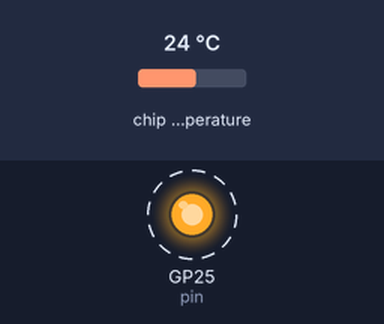
Recording of a program running on a simulated Raspberry Pi Pico running MicroPython. Shown: output pins drawn as LEDs (lit = HIGH). Dashed ring = blinking. Inputs (shaded band) come from the test bench; at power-on: chip temperature 24 °C. WiFi joins after 1.5 s; values from a settings file that is not in the repository are placeholders; web requests get an empty 200 reply after 0.4 s; a WiFi scan finds one network, HomeNet; what the program prints to the serial console is not drawn. At 5.1 s the program stops and its outputs stay as they are.

Above: at 0.06 s.
Timing chart, 0 to 3.0 s (numbered marks = the images above):
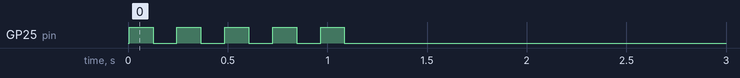

The program:

smoke_test.py
```python
"""Pico 2 W smoke test.

Walks the board through six stages and prints a pass/fail summary:

    1. identity   - firmware, chip, clock, RAM, filesystem
    2. led        - blink the onboard LED (visible proof of life)
    3. temp       - read the RP2350 internal temperature sensor
    4. wifi_scan  - prove the radio powers up and hears something
    5. wifi_join  - associate and get a DHCP lease
    6. net_io     - DNS + TCP + HTTP, end to end

Stages 4-6 need a `secrets.py` next to this file (see secrets.example.py).
Without it they report SKIP and the rest still runs, so the script is
useful before you've decided on credentials.

Run it without installing anything on the board:

    python tools/on_board.py smoke_test.py

Target the board by ID, not `connect auto` - auto grabs the first USB serial
device, which can be an attached CNC controller rather than the Pico. Run
`python -m mpremote devs` to list boards; Pico reports a 2e8a: vendor ID.

Note that `run` executes this file from your PC but imports resolve on the
board, so `secrets.py` does need to be copied over first.
"""

import binascii
import gc
import machine
import os
import sys
import time

# ADC channel 4 is the RP2350's on-die temperature sensor. Channels 0-2 are
# GP26-28; channel 3 is unavailable here because GP29 belongs to the WiFi SPI.
_TEMP_ADC_CHANNEL = 4

# Conversion from the RP2350 datasheet. Uncalibrated part-to-part, so treat
# the result as +/- a few degrees - it proves the ADC works, not much more.
_TEMP_V_AT_27C = 0.706
_TEMP_V_PER_DEGREE = 0.001721

_ADC_VREF = 3.3
_ADC_FULL_SCALE = 65535

_WIFI_JOIN_TIMEOUT_S = 20
_HTTP_HOST = "example.com"
_HTTP_TIMEOUT_S = 10

results = []


def stage(name, fn):
    """Run one stage, record its outcome, and keep going regardless."""
    print("\n=== {} ===".format(name))
    try:
        outcome = fn()
    except Exception as exc:  # noqa: BLE001 - a smoke test wants every failure
        print("  FAIL: {}: {}".format(type(exc).__name__, exc))
        results.append((name, "FAIL"))
        return None
    status, value = outcome if isinstance(outcome, tuple) else ("PASS", outcome)
    results.append((name, status))
    return value


def identity():
    uname = os.uname()
    print("  firmware:   {}".format(uname.version))
    print("  port:       {} / {}".format(uname.sysname, uname.machine))
    version = ".".join(str(n) for n in sys.implementation.version[:3])
    print("  python:     {}".format(version))
    print("  clock:      {:.1f} MHz".format(machine.freq() / 1000000))
    print("  unique id:  {}".format(binascii.hexlify(machine.unique_id()).decode()))

    gc.collect()
    free = gc.mem_free()
    used = gc.mem_alloc()
    print("  heap:       {} B free of {} B".format(free, free + used))

    stat = os.statvfs("/")
    block_size, total_blocks, free_blocks = stat[0], stat[2], stat[3]
    print(
        "  filesystem: {} KB free of {} KB".format(
            block_size * free_blocks // 1024, block_size * total_blocks // 1024
        )
    )
    return True


def led():
    # On the Pico 2 W the LED hangs off the CYW43 radio chip, not an RP2350
    # GPIO - so it is Pin("LED"), never Pin(25). That difference is the single
    # most common reason a copied Pico tutorial does nothing on a W board.
    pin = machine.Pin("LED", machine.Pin.OUT)
    print("  blinking 5x on Pin('LED')...")
    for _ in range(5):
        pin.on()
        time.sleep_ms(120)
        pin.off()
        time.sleep_ms(120)
    print("  done - did you see it?")
    return True


def temp():
    adc = machine.ADC(_TEMP_ADC_CHANNEL)
    raw = adc.read_u16()
    volts = raw * _ADC_VREF / _ADC_FULL_SCALE
    celsius = 27 - (volts - _TEMP_V_AT_27C) / _TEMP_V_PER_DEGREE
    print("  raw: {}  ->  {:.2f} V  ->  {:.1f} C".format(raw, volts, celsius))

    # A dead or misread sensor pins to a rail; anything in this window means
    # the ADC path is genuinely alive.
    if not -20 < celsius < 120:
        return "FAIL", celsius
    return celsius


def _load_secrets():
    try:
        import secrets
    except ImportError:
        return None
    return secrets


def _wlan():
    import network

    wlan = network.WLAN(network.STA_IF)
    wlan.active(True)
    return wlan


def wifi_scan():
    if _load_secrets() is None:
        print("  SKIP: no secrets.py on the board")
        return "SKIP", None

    wlan = _wlan()
    networks = wlan.scan()
    print("  found {} network(s):".format(len(networks)))
    # scan() yields (ssid, bssid, channel, rssi, security, hidden)
    for ssid, _bssid, channel, rssi, _sec, _hidden in sorted(
        networks, key=lambda n: n[3], reverse=True
    )[:8]:
        name = ssid.decode() or "<hidden>"
        print("    {:>4} dBm  ch{:<3} {}".format(rssi, channel, name))
    if not networks:
        return "FAIL", 0
    return len(networks)


def wifi_join():
    import network

    secrets = _load_secrets()
    if secrets is None:
        print("  SKIP: no secrets.py on the board")
        return "SKIP", None

    hostname = getattr(secrets, "HOSTNAME", None)
    if hostname:
        network.hostname(hostname)

    wlan = _wlan()
    print("  joining {!r}...".format(secrets.WIFI_SSID))
    wlan.connect(secrets.WIFI_SSID, secrets.WIFI_PASSWORD)

    failures = {
        network.STAT_WRONG_PASSWORD: "wrong password",
        network.STAT_NO_AP_FOUND: "no such network in range",
        network.STAT_CONNECT_FAIL: "association failed",
    }

    deadline = time.ticks_add(time.ticks_ms(), _WIFI_JOIN_TIMEOUT_S * 1000)
    while time.ticks_diff(deadline, time.ticks_ms()) > 0:
        status = wlan.status()
        if status == network.STAT_GOT_IP:
            break
        if status in failures:
            print("  FAIL: {}".format(failures[status]))
            return "FAIL", None
        time.sleep_ms(250)
    else:
        print("  FAIL: timed out after {}s".format(_WIFI_JOIN_TIMEOUT_S))
        return "FAIL", None

    ip, netmask, gateway, dns = wlan.ifconfig()
    mac = binascii.hexlify(wlan.config("mac"), ":").decode()
    print("  ip:      {}".format(ip))
    print("  netmask: {}".format(netmask))
    print("  gateway: {}".format(gateway))
    print("  dns:     {}".format(dns))
    print("  mac:     {}".format(mac))
    print("  rssi:    {} dBm".format(wlan.status("rssi")))
    if hostname:
        print("  host:    {} (try http://{}.local)".format(hostname, hostname))
    return ip


def net_io():
    import socket

    if _load_secrets() is None:
        print("  SKIP: no secrets.py on the board")
        return "SKIP", None

    # Plain HTTP on purpose. TLS works on this chip but pulls in a much larger
    # code path, and the point here is to prove DNS + TCP + sockets, not crypto.
    addr = socket.getaddrinfo(_HTTP_HOST, 80)[0][-1]
    print("  {} resolves to {}".format(_HTTP_HOST, addr[0]))

    sock = socket.socket()
    sock.settimeout(_HTTP_TIMEOUT_S)
    try:
        started = time.ticks_ms()
        sock.connect(addr)
        sock.send(
            "GET / HTTP/1.0\r\nHost: {}\r\nConnection: close\r\n\r\n".format(
                _HTTP_HOST
            ).encode()
        )
        response = sock.recv(128)
        elapsed = time.ticks_diff(time.ticks_ms(), started)
    finally:
        sock.close()

    status_line = response.split(b"\r\n", 1)[0].decode()
    print("  {}  ({} ms round trip)".format(status_line, elapsed))
    if b"200" not in response[:64]:
        return "FAIL", status_line
    return status_line


def main():
    print("\nPico 2 W smoke test")
    print("=" * 40)

    stage("identity", identity)
    stage("led", led)
    stage("temp", temp)
    stage("wifi_scan", wifi_scan)
    stage("wifi_join", wifi_join)
    stage("net_io", net_io)

    print("\n" + "=" * 40)
    print("summary")
    for name, status in results:
        print("  {:<10} {}".format(name, status))

    failed = [n for n, s in results if s == "FAIL"]
    skipped = [n for n, s in results if s == "SKIP"]
    print()
    if failed:
        print("{} stage(s) FAILED: {}".format(len(failed), ", ".join(failed)))
    elif skipped:
        print("all run stages passed; skipped: {}".format(", ".join(skipped)))
    else:
        print("all stages passed - board is healthy.")


main()
```

Measured:
- by itself, GP25 (pin): alternates HIGH for 0.12 s and LOW for 0.12 s, 10 changes in all, then stays LOW
